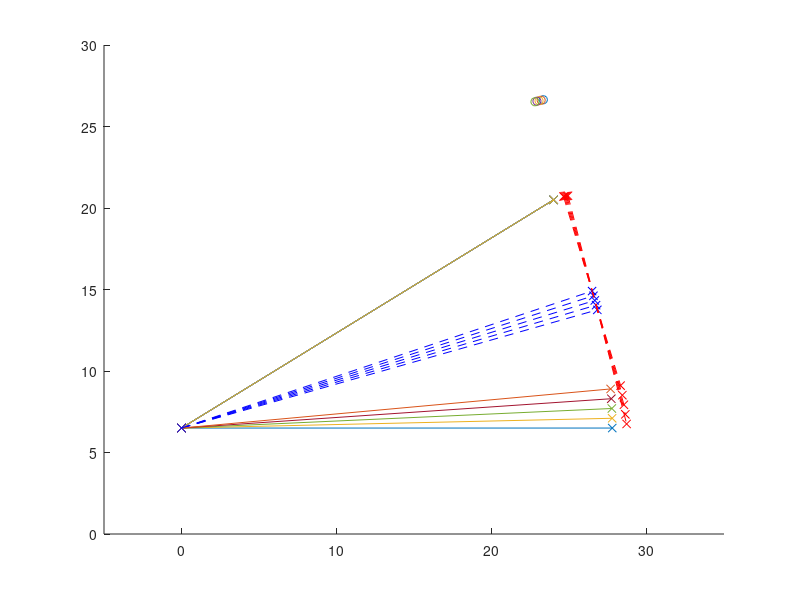
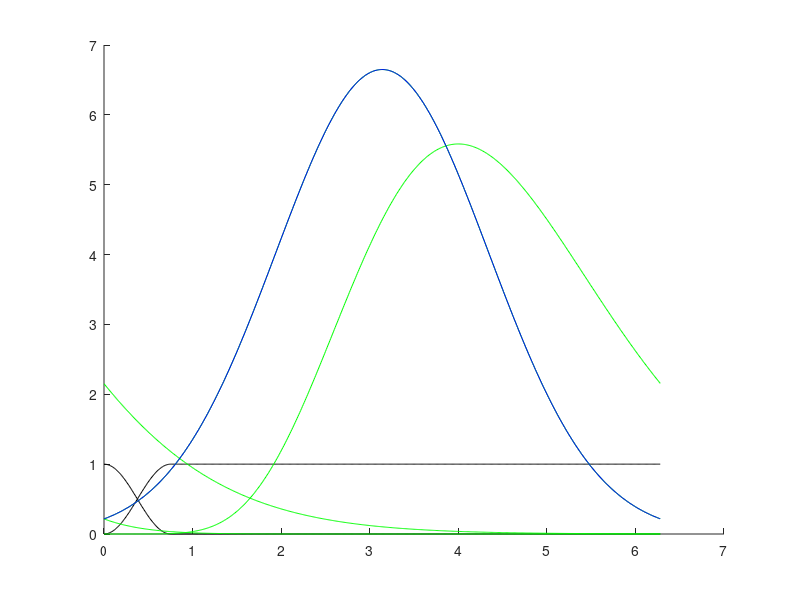
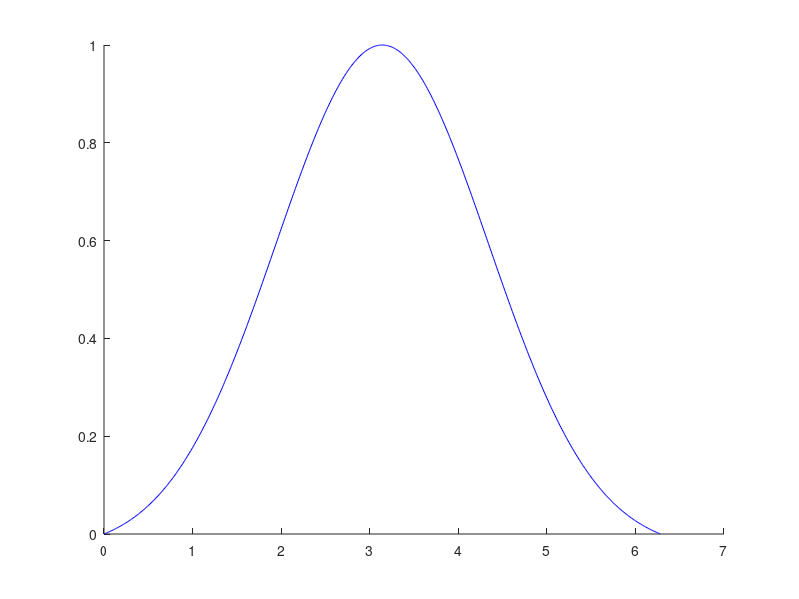
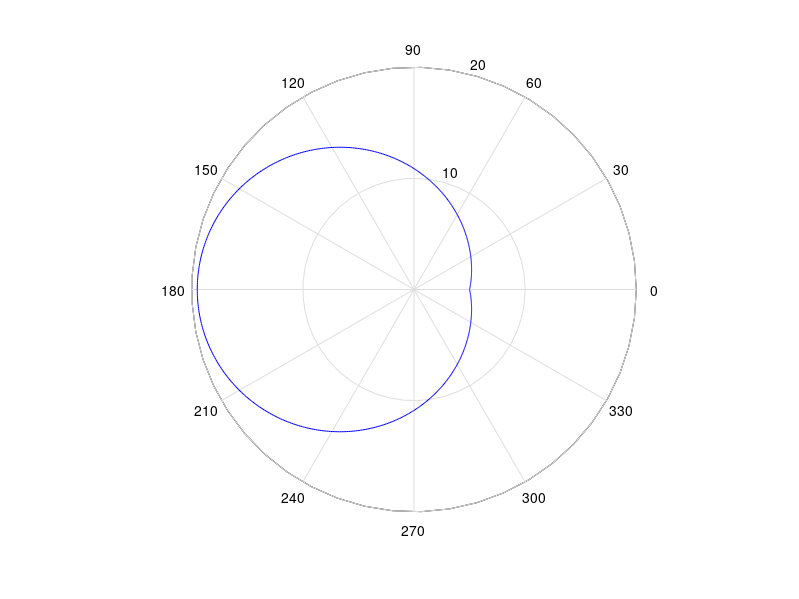

Here is the MATLAB script that generated these plots, in order:
% The OxyGEN proyect by Profoty.xyz
% Together against the Covid-19
% V4.0 rev.17/03/2020
% 
% Website/blog: oxygen.protofy.xyz
% Contact: oxygen@protofy.xyz



%GEOMETRICAL PARAMETERS

clear;

%Length from the bearing to the hinge
l0 = 27.5;

%Length of the vertical wall that supports the hinge
h0 = 6.5;

%Lenght of the vertical support of the bearing
hb = 4.0;

%Bearing radius
br = 1.1;

%Array of different max and min positions of the bearing
h1a = [6.5, 7.1, 7.7, 8.3, 8.9];
h2a = [20.5, 20.5, 20.5, 20.5, 20.5];

%Number of cycles per cam turn (1 to 3).
nc = 1;

%Minimum radius of the camshaft
rmin = 5;


%BREATHING CYCLE PARAMETERS

%Duration of the inhale cycle / duration of the whole cycle
lambda1 = 0.500;
lambda2 = 0.060;

%Soft transition between inhale and exhale cycles
dpsi21 = 0.12;
dpsi12 = 0.15;

%Adjust parameters of the inhale curve
ga1 = pi;
gb1 = 1.2;
ff1 = 20;
sp1 = 1;

%Adjust parametes of the exhale curve
ga2 = 9;
gb2 = .5;
ff2 = 20;


%GENERATION OF THE CURVES AND THE CAMSHAFT

%Generation of the geometry

l = sqrt(l0^2+hb^2);


for i = 1:numel(h1a);
    
    ymin(i) = h1a(i);
    ymax(i) = h2a(i);


    alphamin(i) = acos((h0 - h1a(i)) / l);
    alphamax(i) = acos((h0 - h2a(i)) / l);
    
    xmin(i) = l*sin(alphamin(i));    
    xmax(i) = l*sin(alphamax(i));
    
    d(i) = sqrt((xmin(i)-xmax(i))^2 + (ymin(i)-ymax(i))^2);
    
    alphatan(i) = (alphamin(i) + alphamax(i)) / 2;
    
    xtan(i) = l*sin(alphatan(i));    
    ytan(i) = h0 - l*cos(alphatan(i));
    
    xsup(i) = xtan(i) + (d(i)/2)*cos(alphatan(i));
    xinf(i) = xtan(i) - (d(i)/2)*cos(alphatan(i));
    
    ysup(i) = ytan(i) + (d(i)/2)*sin(alphatan(i));
    yinf(i) = ytan(i) - (d(i)/2)*sin(alphatan(i));
    
    xcam(i) = xtan(i) + (d(i)/2 + rmin + br)*cos(alphatan(i));
    ycam(i) = ytan(i) + (d(i)/2 + rmin + br)*sin(alphatan(i));
    
end;


%Time increment
dt = 0.01;

%time coordinate during the whole cycle
theta = 0:dt:2*pi;

%Generation of the soft transition between inhale and exhale curves
psi1 = [];
psi2 = [];

for i = 1:numel(theta);
    
    if theta(i) < (lambda2-dpsi21/2)*2*pi;
        psi1(i) = 0;
        
    elseif theta(i) < (lambda2+dpsi21/2)*2*pi;
        psi1(i) = 0.5 + 0.5*cos((theta(i)-(lambda2+dpsi21/2)*2*pi)/(2*dpsi21));
        
    else theta(i) < (lambda1-dpsi12/2)*2*pi;
        psi1(i) = 1;
        
    end;
    
    psi2(i) = 1 - psi1(i);
    
end;    


%Generation of the complete breathing cycle rho(theta)

rho = [];
rho1 = [];
rho2 = [];
rho2next = [];

rhomin = 1000;
rhomax = 0;

for i = 1:numel(theta);
    
    %Inhale curve
    rho1(i) = ff1*normpdf(sp1*theta(i), ga1, gb1);
    rho1next(i) = ff1*normpdf(sp1*theta(i)+sp1*2*pi, ga1, gb1);
    
    %Exhale curve
    rho2(i) = ff2*gampdf(theta(i), ga2, gb2);
    rho2next(i) = ff2*gampdf(theta(i)+2*pi, ga2, gb2);
    
   
    rho(i) = max(rho1(i), rho1next(i));
 
    
    %Capturing min and max in order to generate the normalized curve
    if rho(i) > rhomax
        rhomax = rho(i);
    end;
    
    if rho(i) < rhomin
        rhomin = rho(i);
    end;

end;


%Generation of a normalised curve and camshaft

rhonorm = [];
rhocam = [];

for i = 1:numel(theta);
    
    rhonorm(i) = (rho(i)-rhomin)/(rhomax-rhomin);
        
    for n = 1:numel(d)
        
        rhocam(n,i) = rmin + rhonorm(i)*d(n);
        
    end;
    
end;


%Generation of the first derivate of the camshaft geometry to analize and
%validate the design

drho = [];
drhonorm = [];
drhocam = [];

a = rmin;
b = 1/dt;

for i = 1 : numel(rho)-1;
    
    drho(i) = b*(rho(i+1)-rho(i));
    drhonorm(i) = b*(rhonorm(i+1)-rhonorm(i));
    drhocam(i) = b*(rhocam(i+1)-rhocam(i)) + a;
    
end;

drho(numel(rho)) = b*(rho(1)-rho(numel(rho)));
drhonorm(numel(rhonorm)) = b*(rhonorm(1)-rhonorm(numel(rhonorm)));
drhocam(numel(rhocam)) = b*(rhocam(1)-rhocam(numel(rhocam))) + a;


%X and Y coordinates during two cycles (for 2-cycle camshaft plot)

theta2 = [theta/2, (2*pi+theta)/2];

rhocam2 = [rhocam, rhocam];
drhocam2 = [drho, drho];


%X and Y coordinates during three cycles (for 3-cycle camshaft plot)

theta3 = [theta/3, (2*pi+theta)/3, (4*pi+theta)/3];

rhocam3 = [rhocam, rhocam, rhocam];
drhocam3 = [drho, drho, drho];



%GENERATION OF THE PLOTS

%Trying to print it out in real size (FAIL)
%set(gcf,'PaperUnits','centimeters'); 
%set(gcf,'PaperSize',[42 29.7]);


fpos = figure('Name', 'Dimensions', 'Units', 'centimeters', 'NumberTitle', 'off');
set(gcf,'PaperUnits','centimeters', 'PaperSize', [42/2 27.9/2]);
set(gcf, 'units', 'centimeters', 'position', [0, 0, 28, 20]);
fpos = gcf;
hold on

xlim([-5 35]);
ylim([0 30]);

for i = 1:numel(xmin)
    
    plot([0, xmin(i)], [h0, ymin(i)], '-x')    
    plot([0, xmax(i)], [h0, ymax(i)], '-x')
    
    plot([0, xtan(i)], [h0, ytan(i)], '--xb')
    
    plot([xsup(i), xinf(i)], [ysup(i), yinf(i)], '--xr')
    scatter(xcam(i), ycam(i))

end;

hold off




%Plot of the breathing cycle interpolation by curves

fcycle = figure('Name', 'Breath Cycle curves', 'Units', 'centimeters', 'NumberTitle', 'off');

hold on
plot(theta, psi1, '-k')
plot(theta, psi2, '-k')
plot(theta, rho1, '-g')
plot(theta, rho1next, '-g')
plot(theta, rho2, '-g')
plot(theta, rho2next, '-g')
%plot(theta, drho, '-r')
plot(theta, rho, '-b')
hold off

set(gcf,'PaperUnits','centimeters', 'PaperSize', [42 27.9]);
set(gcf, 'units', 'centimeters', 'position', [0, 0, 27.9, 27.9]);
fcam3 = gcf;


%Plot of the normalized breathing cycle and first derivate


fnorm = figure('Name', 'Normalized Breath Cycle', 'Units', 'centimeters', 'NumberTitle', 'off');

hold on
%plot(theta, drhonorm, '-r')
plot(theta, rhonorm, '-b')
hold off

set(gcf,'PaperUnits','centimeters', 'PaperSize', [42/2 27.9/2]);
set(gcf, 'units', 'centimeters', 'position', [0, 0, 27.9, 27.9]);
fcam3 = gcf;


%Plot of a 1-cycle camshaft

for n = 1:numel(d)

    fcam1 = figure('Name', '1-Cycle Camshaft', 'Units', 'centimeters', 'NumberTitle', 'off');
    %hold on
   
    %polarplot(theta, drhocam, '-r')
    polar(theta, rhocam(n,:), '-b')

    
    %rlim([0 25]);
    hold off

    set(gcf,'PaperUnits','centimeters', 'PaperSize', [42 27.9]);
    set(gcf, 'units', 'centimeters', 'position', [0, 0, 27.9, 27.9]);
    fcam3 = gcf;
    
end


% %Plot of a 2-cycle camshaft
% 
% fcam2 = figure('Name', '2-Cycle', 'Units', 'centimeters', 'NumberTitle', 'off');
% 
% %hold on;
% %polar(theta, drhocam2, '-r')
% polar(theta2, rhocam2, '-b')
% %hold off;
% 
% set(gcf,'PaperUnits','centimeters', 'PaperSize', [42 27.9]);
% set(gcf, 'units', 'centimeters', 'position', [0, 0, 27.9, 27.9]);
% fcam3 = gcf;
% 
% 
% %Plot of a 3-cycle camshaft
% 
% fcam3 = figure('Name', '3-Cycle', 'Units', 'centimeters', 'NumberTitle', 'off');
% 
% %hold on;
% %polar(theta,drhocam3)
% polar(theta3, rhocam3)
% %hold off;
% 
% set(gcf,'PaperUnits','centimeters', 'PaperSize', [42 27.9]);
% set(gcf, 'units', 'centimeters', 'position', [0, 0, 27.9, 27.9]);
% fcam3 = gcf;

% The OxyGEN proyect by Profoty.xyz
% Together against the Covid-19
% V4.0 rev.17/03/2020
% 
% Website/blog: oxygen.protofy.xyz
% Contact: oxygen@protofy.xyz